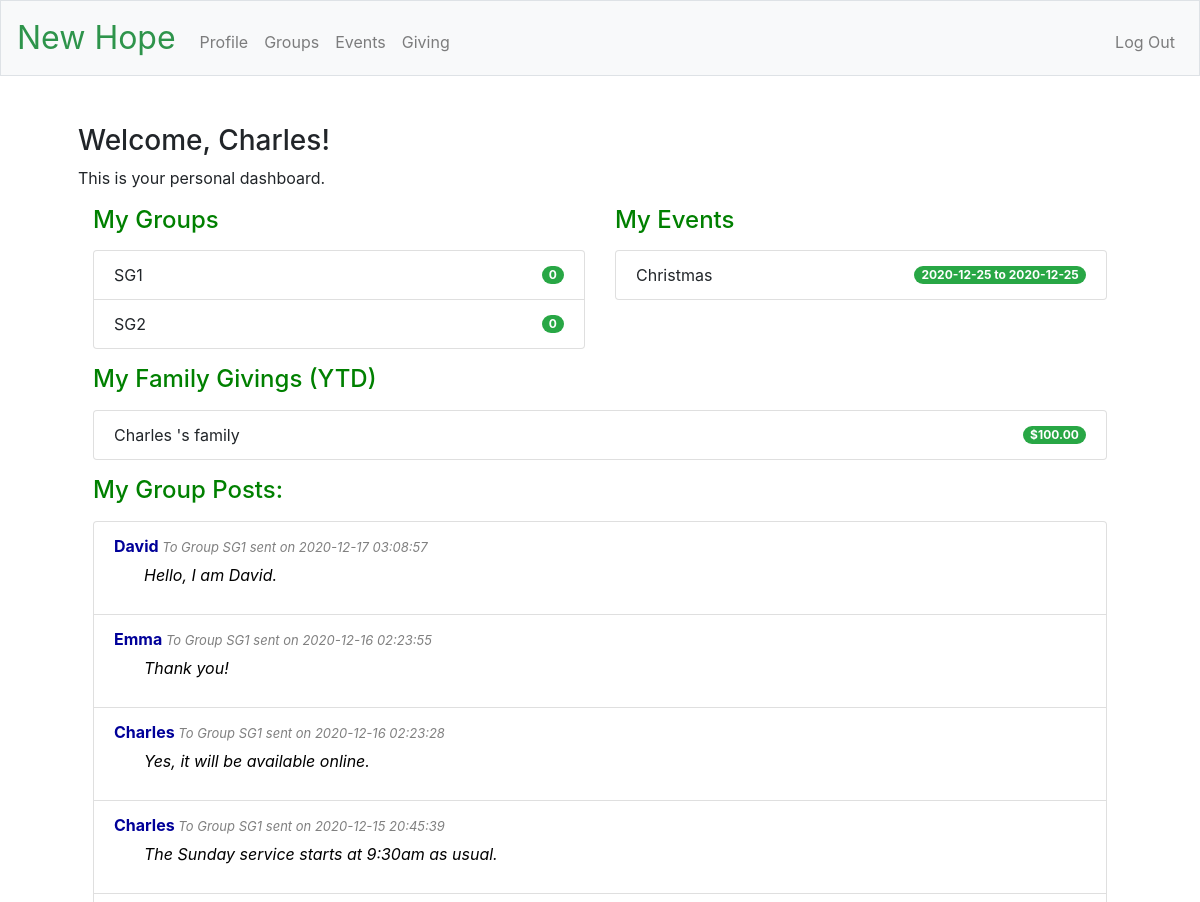
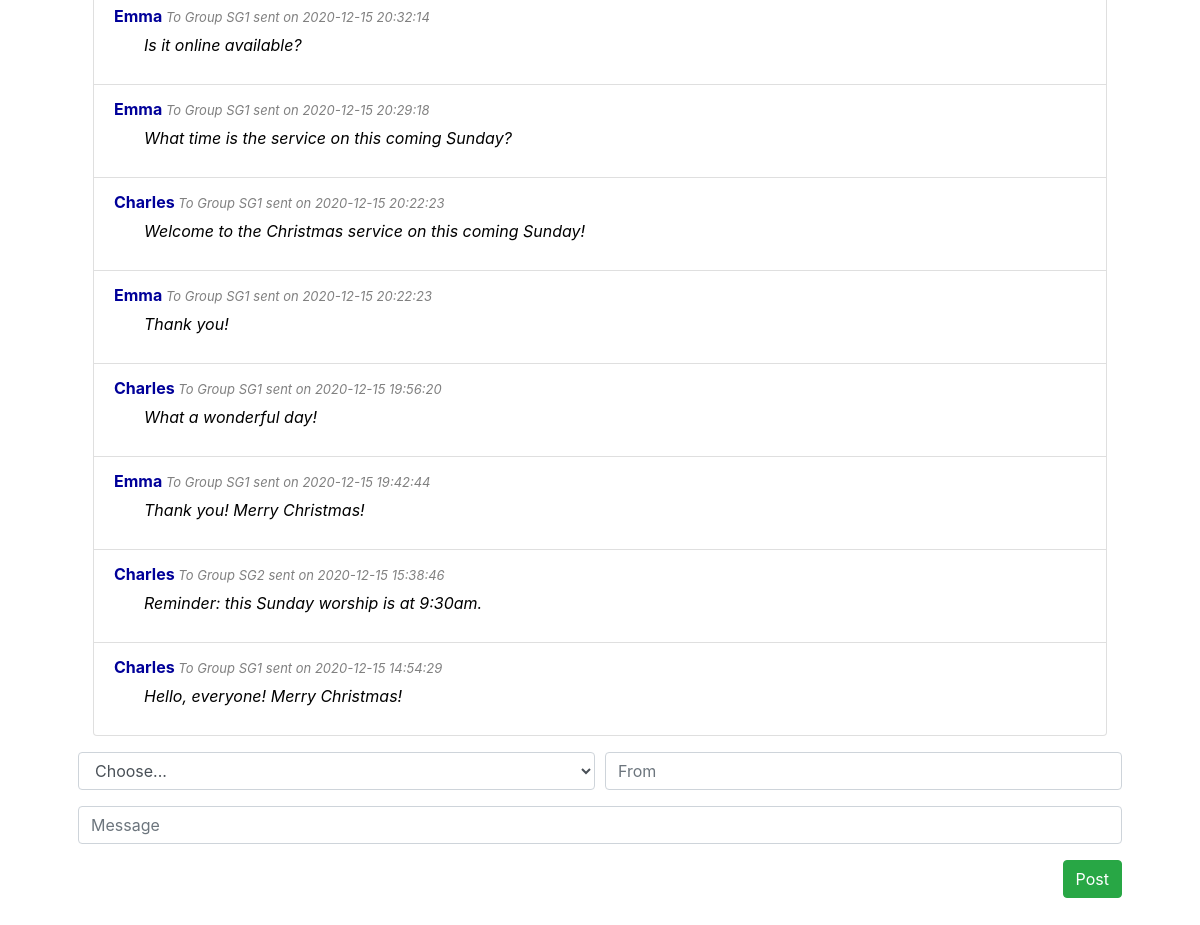
The page / (signed in) on the database its author committed (2 pictures, top to bottom).
### tables this page shows
CREATE TABLE person ('user_id' INTEGER PRIMARY KEY, 'first_name' TEXT NOT NULL, 'last_name' TEXT NOT NULL, 'gender' TEXT NOT NULL, 'phone' NUMERIC, 'email' TEXT, 'birthday' DATE NOT NULL, 'family_id' INTEGER NOT NULL);

CREATE TABLE groups ('group_id' INTEGER, 'group_name' TEXT, 'description' TEXT, 'user_id' INTEGER);

CREATE TABLE events ('event_id' INTEGER PRIMARY KEY, 'sender' TEXT, 'subject' TEXT, 'message' TEXT, 'sentDate' DATETIME, 'start' DATE, 'end' DATE, 'status' TEXT);

CREATE TABLE posts ('post_id' INTEGER PRIMARY KEY, 'sender' TEXT, 'content' TEXT, 'datetime' DATETIME, 'group_id' INTEGER);

### application.py (the view, shortened to what this page needs)
@app.route("/", methods=["GET", "POST"])
@login_required
def index():
    today = datetime.today().strftime('%Y-%m-%d')
    dt = datetime.today().strftime('%Y-%m-%d %H:%M:%S')
    if request.method == "GET":
        user = db.execute("SELECT * FROM person WHERE user_id=:id", id=session['user_id'])
        last_login = db.execute("SELECT login_time FROM login WHERE user_id=:id", id=session['user_id'])
        login_lasttime = '1900-01-01 00:00:00'
        print(last_login)
        if last_login:
            login_lasttime = last_login[0]['login_time']
        myGroups = db.execute("SELECT * FROM groups WHERE user_id=:id GROUP BY group_id", id=session['user_id'])
        myEvents = db.execute("SELECT * FROM events WHERE event_id IN (SELECT event_id FROM events_roster WHERE user_id=:id)", id=session['user_id'])
        myGivings = db.execute("SELECT SUM(amount) FROM givings WHERE date LIKE '2020%' and user_id=:id", id=session['user_id'])
        family = db.execute("SELECT * FROM family WHERE family_id IN (SELECT family_id FROM person WHERE user_id=:id)", id=session['user_id'])
        myspGivings = db.execute("SELECT SUM(amount) FROM givings WHERE date LIKE '2020%' and user_id IN (SELECT user_id FROM person WHERE family_id=:family_id and user_id <>:user_id)", family_id=family[0]['family_id'], user_id=session['user_id'])
        print(last_login)
        familyGivings = usd(myGivings[0]['SUM(amount)'] if myGivings[0]['SUM(amount)'] is not None else 0.0 + myspGivings[0]['SUM(amount)'] if myspGivings[0]['SUM(amount)'] is not None else 0.0)
        posts = db.execute("SELECT posts.sender, posts.content, posts.datetime, groups.group_name FROM posts JOIN groups ON posts.group_id = groups.group_id WHERE groups.user_id=:id ORDER BY posts.datetime DESC", id=session['user_id'])
        newposts = db.execute("SELECT COUNT(posts.content), groups.group_name FROM posts JOIN groups ON posts.group_id = groups.group_id WHERE groups.user_id=:id and posts.datetime >:last_login GROUP BY groups.group_id", id=session['user_id'], last_login=login_lasttime)
        post_group = []
        for group in myGroups:
            current = next((item for item in newposts if item['group_name'] == group['group_name']), None)
            if current is None:
                post_group.append({'group_name': group['group_name'], 'COUNT(posts.content)': 0})
            else:
                post_group.append(current)
        if last_login:
            db.execute("UPDATE login SET login_time=:login_time WHERE user_id=:user_id",
                        login_time=dt, user_id=session['user_id'])
        else:
            db.execute("INSERT INTO login (user_id, login_time) VALUES(?, ?)", session['user_id'], dt)
        return render_template("index.html", myGroups=myGroups, user=user[0]['first_name'], myEvents=myEvents, familyGivings=familyGivings, posts=posts, post_group=post_group)

### application.py (called while the page is built)
@app.after_request
def after_request(response):
    response.headers["Cache-Control"] = "no-cache, no-store, must-revalidate"
    response.headers["Expires"] = 0
    response.headers["Pragma"] = "no-cache"
    return response

### helpers.py (called while the page is built)
def login_required(f):
    @wraps(f)
    def decorated_function(*args, **kwargs):
        if session.get("user_id") is None:
            return redirect("/login")
        return f(*args, **kwargs)
    return decorated_function

def usd(value):
    return f"${value:,.2f}"

### templates/index.html (shortened to what this page needs)
{% extends "layout.html" %}
{% block main %}
    <form action="/" method="post">
        <h3>Welcome, {{ user }}!</h3>
        <p>This is your personal dashboard.</p>
        <div class="container">
            <div class="row">
                <div class="col-md">
                    <h4>My Groups</h4>
                    <ul class="list-group">
                        {% if not myGroups %}
                            <div class="alert alert-secondary" role="alert">
                                Sorry, you haven't joined any group yet.
                            </div>
                        {% else %}
                            {% for group in post_group %}
                            <li class="list-group-item d-flex justify-content-between align-items-center">
                                {{ group['group_name'] }}
                                <span class="badge badge-success badge-pill">{{ group['COUNT(posts.content)'] }}</span>
                            </li>
                            {% endfor %}
                        {% endif %}
                    </ul>
                </div>
                <div class="col-md">
                    <h4>My Events</h4>
                    <ul class="list-group">
                        {% if not myEvents %}
                            <div class="alert alert-secondary" role="alert">
                                Sorry, you haven't join any event yet.
                            </div>
                        {% else %}
                            {% for event in myEvents %}
                            <li class="list-group-item d-flex justify-content-between align-items-center">
                                {{ event['subject'] }}
                                <span class="badge badge-success badge-pill">{{ event['start'] }} to {{ event['end'] }}</span>
                            </li>
                            {% endfor %}
                        {% endif %}
                    </ul>
                </div>
            </div>
            <div class="row">
                <div class="col-md">
                    <h4>My Family Givings (YTD)</h4>
                    <ul class="list-group">
                        {% if not familyGivings %}
                            <div class="alert alert-secondary" role="alert">
                                Sorry, you haven't donated this year yet.
                            </div>
                        {% else %}
                            <li class="list-group-item d-flex justify-content-between align-items-center">
                                {{ user }} 's family
                                <span class="badge badge-success badge-pill">{{ familyGivings }}</span>
                            </li>
                        {% endif %}
                    </ul>
                </div>
            </div>
        </div>
        <div class="col-md">
            <h4>My Group Posts:</h4>
            <ul class="list-group">
                {% if not posts %}
                    <div class="alert alert-secondary" role="alert">
                        Sorry, there is no post yet.
                    </div>
                {% else %}
                    {% for p in posts %}
                    <li class="list-group-item d-flex justify-content-between align-items-center">
                        <div class="message">
                            <div style="float:left;font-weight:bold;color:#009;margin-bottom: 5px;">{{ p['sender'] }}<span style="font-style:italic;font-size:13px;color:grey;font-weight: normal;">  To Group {{ p['group_name'] }}</span> <span style="font-style:italic;font-size:13px;color:grey;font-weight: normal;">  sent on {{ p['datetime'] }}</span> </div>
                            <div class="content">{{ p['content'] }}</div>
                        </div>
                    </li>
                    {% endfor %}
                {% endif %}
            </ul>
        </div>
        <div class="form-row">
            <div class="form-group col-md-6">
                <select class="form-control" id="group" name="group" required>
                    <option disabled selected>Choose...</option>
                </select>
            </div>
            <div class="form-group col-md-6">
                <input class="form-control" name="sender" placeholder="From" type="text" required>
            </div>
        </div>
            <div class="form-group">
            <input class="form-control vw-50 vh-100" name="message" placeholder="Message" type="text" required>
        </div>
        <div class="align-right">
            <button class="btn btn-success" type="submit">Post</button>
        </div>
    </form>
{% endblock %}

### templates/layout.html (shortened to what this page needs)
<!DOCTYPE html>
<html lang="en">
    <head>
        <link href="https://maxcdn.bootstrapcdn.com/bootstrap/4.1.3/css/bootstrap.min.css" rel="stylesheet">
        <link href="/static/styles.css" rel="stylesheet">
    </head>
    <body>
        <nav class="navbar navbar-expand-md navbar-light bg-light border">
            <a class="navbar-brand" href="/"><span class="green">New Hope</a>
            <div class="collapse navbar-collapse" id="navbar">
                {% if session.user_id %}
                    <ul class="navbar-nav mr-auto mt-2">
                        <li class="nav-item"><a class="nav-link" href="/profile">Profile</a></li>
                        <li class="nav-item"><a class="nav-link" href="/group">Groups</a></li>
                        <li class="nav-item"><a class="nav-link" href="/events">Events</a></li>
                        <li class="nav-item"><a class="nav-link" href="/giving">Giving</a></li>
                    </ul>
                    <ul class="navbar-nav ml-auto mt-2">
                        <li class="nav-item"><a class="nav-link" href="/logout">Log Out</a></li>
                    </ul>
                {% else %}
                    <ul class="navbar-nav ml-auto mt-2">
                        <li class="nav-item"><a class="nav-link" href="/register">Register</a></li>
                        <li class="nav-item"><a class="nav-link" href="/login">Log In</a></li>
                    </ul>
                {% endif %}
            </div>
        </nav>
        <main class="container p-5">
            {% block main %}{% endblock %}
        </main>
    </body>
</html>

### static/styles.css (style rules this page uses)
nav .navbar-brand { font-size: xx-large; }
nav .navbar-brand .green { color: #2e944b; }
main { overflow-x: auto; }
.align-right { text-align: right; border: 0; }
h4 { color: green; }
.message { margin-bottom: 15px; }
.content { margin-left: 30px; font-style:italic; color:black; }

### rows shown on the page
person: first_name "Charles"
groups: group_name "SG1", group "0"
groups: group_name "SG2", group "0"
events: subject "Christmas", start "2020-12-25", end "2020-12-25"
posts: sender "David", group_name "SG1", datetime "2020-12-17 03:08:57", content "Hello, I am David."
posts: sender "Emma", group_name "SG1", datetime "2020-12-16 02:23:55", content "Thank you!"
posts: sender "Charles", group_name "SG1", datetime "2020-12-16 02:23:28", content "Yes, it will be available online."
posts: sender "Charles", group_name "SG1", datetime "2020-12-15 20:45:39", content "The Sunday service starts at 9:30am as usual."
posts: sender "Emma", group_name "SG1", datetime "2020-12-15 20:32:14", content "Is it online available?"
posts: sender "Emma", group_name "SG1", datetime "2020-12-15 20:29:18", content "What time is the service on this coming Sunday?"
posts: sender "Charles", group_name "SG1", datetime "2020-12-15 20:22:23", content "Welcome to the Christmas service on this coming Sunday!"
posts: sender "Emma", group_name "SG1", datetime "2020-12-15 20:22:23", content "Thank you!"
posts: sender "Charles", group_name "SG1", datetime "2020-12-15 19:56:20", content "What a wonderful day!"
posts: sender "Emma", group_name "SG1", datetime "2020-12-15 19:42:44", content "Thank you! Merry Christmas!"
posts: sender "Charles", group_name "SG2", datetime "2020-12-15 15:38:46", content "Reminder: this Sunday worship is at 9:30am."
posts: sender "Charles", group_name "SG1", datetime "2020-12-15 14:54:29", content "Hello, everyone! Merry Christmas!"

### other values the page prints
{{ familyGivings }} "$100.00"
